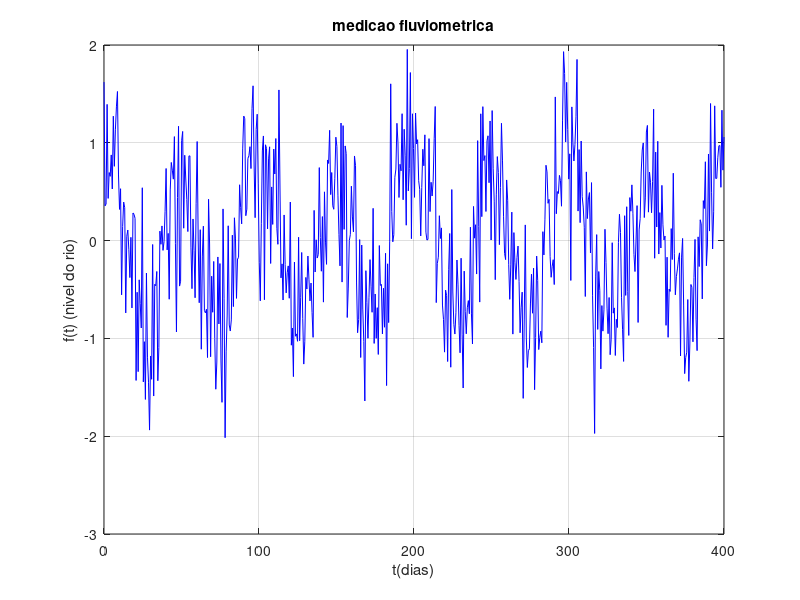

Reproduce this figure in MATLAB. (Note: this script raises an error after producing the figure.)
% Aplicacao 1: Medicoes Fluviometricas

clear all; clc; close all;
T = 400;
n_amostras = 600;
t = linspace(0,T,n_amostras).';
ft = 0.75*cos(2*pi/50*t)+0.25*cos(2*pi/100*t)+ 0.5*randn(n_amostras,1);
plot(t,ft,'b')
grid on
title('medicao fluviometrica')
xlabel('t(dias)')
ylabel('f(t) (nivel do rio)')

termos = 20; % número de termos da série 
[y,a0,a,b] = DFS(t,ft,termos);

X = DFT(ft);
omega = 2*pi/T*(-n_amostras/2:n_amostras/2-1);
figure
subplot(2,1,1)
plot(omega,abs(real(fftshift(X))) )
grid on
title('espectrograma (nivel do rio) ')
xlabel('omega(dominio da frequencia) ')
ylabel('F(omega) - parte real ')
ax = axis;
subplot(2,1,2)
plot(omega,abs(imag(fftshift(X))) )
grid on
axis(ax);
xlabel('omega(dominio da frequencia) ')
ylabel('F(omega) - parte imaginaria  ')
figure
plot(omega,abs(real(fftshift(X))) )
grid on
title('espectrograma (nivel do rio) ')
xlabel('omega(dominio da frequencia) ')
ylabel('F(omega) - parte real ')
axis([-1,1,0,300]);
X(abs(X)/max(abs(X)) < 0.2) = 0;
y2 = real(iDFT(X));
figure
subplot(3,1,1)
plot(t,ft,'b')
grid on
title('medicao fluviom�trica')
xlabel('t(dias)')
ylabel('f(t) (nivel do rio)')
ax = axis;
subplot(3,1,2)
plot(t,y,'r')
grid on
axis(ax);
title('medicao fluviometrica - aproximacao por serie')
xlabel('t(dias)')
ylabel('f(t) (nivel do rio)')
subplot(3,1,3)
plot(t,y2,'r')
grid on
axis(ax);
title('medicao fluviometrica - aproximacao pela transformada')
xlabel('t(dias)')
ylabel('f(t) (nivel do rio)')
